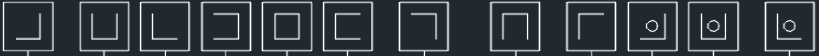
#> input picture simbolos.png, 1638 x 112 px (shown at 1/2 size)
$ python lectura_por_camara.py
#> lines starting #> are read from the running program, lines starting #| are printed output that depends on the picture; after the words box and inside, x2 and y2 are one past the last pixel; in counts of white or black regions, pixels touching at a corner belong together
import cv2
import numpy as np

def create_symbol_dict(image_path):
    # Leer la imagen
#> called with image_path = 'simbolos.png'
    img = cv2.imread(image_path, cv2.IMREAD_GRAYSCALE)
#> img: shape (112, 1638); min 39, max 255, mean 59

    # Binarizar la imagen
    _, binary = cv2.threshold(img, 128, 255, cv2.THRESH_BINARY_INV)
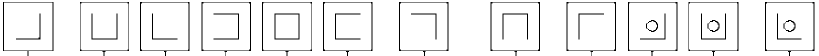
#> binary: shape (112, 1638) (shown at 1/2 size); 94.2% white; black in thin lines or dots

    # Encontrar contornos
    contours, _ = cv2.findContours(binary, cv2.RETR_EXTERNAL, cv2.CHAIN_APPROX_SIMPLE)
#> contours = 13 contours; largest, box (x1, y1, x2, y2) and area: (0, 0, 1638, 112) 62259, (8, 5, 105, 101) 9120, (1378, 5, 1475, 101) 9110, (526, 5, 623, 101) 9110, (161, 5, 257, 101) 9011

    symbols = []
    for contour in contours:
        x, y, w, h = cv2.boundingRect(contour)
        symbol = binary[y:y+h, x:x+w]
        symbols.append(symbol)
#> this loop made 13 passes
#> (x, y, w, h) on passes 1, 2, 3, 4, 5, 6, 7, 8, 9, 10, 11, 13: (1532, 5, 95, 96), (1378, 5, 97, 96), (1258, 5, 95, 96), (1135, 5, 95, 96), (983, 5, 95, 96), (800, 5, 95, 96), (648, 5, 95, 96), (526, 5, 97, 96), (405, 5, 95, 96), (282, 5, 95, 96), (161, 5, 96, 96), (0, 0, 1638, 112)
#> (contour, x, y, w, h) on pass 12: ([[8, 5], [8, 100], [104, 100], [104, 5]], 8, 5, 97, 96)
#> pass 1, in create_symbol_dict, `symbol = binary[y:y+h, x:x+w]`:
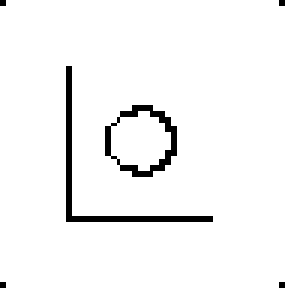
#> symbol: shape (96, 95) (shown 3 times larger); 96% white; black in thin lines or dots
#> pass 3, in create_symbol_dict, `symbol = binary[y:y+h, x:x+w]`:
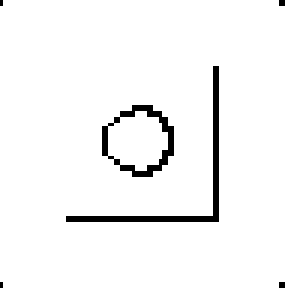
#> symbol: shape (96, 95) (shown 3 times larger); 96.1% white; black in thin lines or dots
#> after the loop, symbols = 13 items

    # Crear diccionario de símbolos
    symbol_dict = {}
    for i, symbol in enumerate(symbols):
        symbol_dict[i] = cv2.resize(symbol, (50, 50))  # Redimensionar para consistencia
#> this loop made 13 passes
#> after the loop, symbol_dict = 13 items

    return symbol_dict

def match_symbol(frame, symbol_dict):
    # Preprocesar el frame
    gray = cv2.cvtColor(frame, cv2.COLOR_BGR2GRAY)
    _, binary = cv2.threshold(gray, 128, 255, cv2.THRESH_BINARY_INV)

    # Encontrar contornos
    contours, _ = cv2.findContours(binary, cv2.RETR_EXTERNAL, cv2.CHAIN_APPROX_SIMPLE)

    if contours:
        # Tomar el contorno más grande
        largest_contour = max(contours, key=cv2.contourArea)
        x, y, w, h = cv2.boundingRect(largest_contour)

        # Extraer el símbolo
        symbol = binary[y:y+h, x:x+w]

        # Redimensionar para comparar
        symbol = cv2.resize(symbol, (50, 50))

        # Comparar con los símbolos del diccionario
        best_match = None
        best_score = float('inf')

        for index, dict_symbol in symbol_dict.items():
            score = np.sum(np.abs(symbol.astype(int) - dict_symbol.astype(int)))

            if score < best_score:
                best_score = score
                best_match = index

        return best_match

    return None

# Crear el diccionario de símbolos
image_path = 'simbolos.png'  # Reemplaza esto con la ruta real de tu imagen
symbol_dict = create_symbol_dict(image_path)
#> symbol_dict = 13 items

# Iniciar la captura de video
cap = cv2.VideoCapture(0)

while True:
    ret, frame = cap.read()
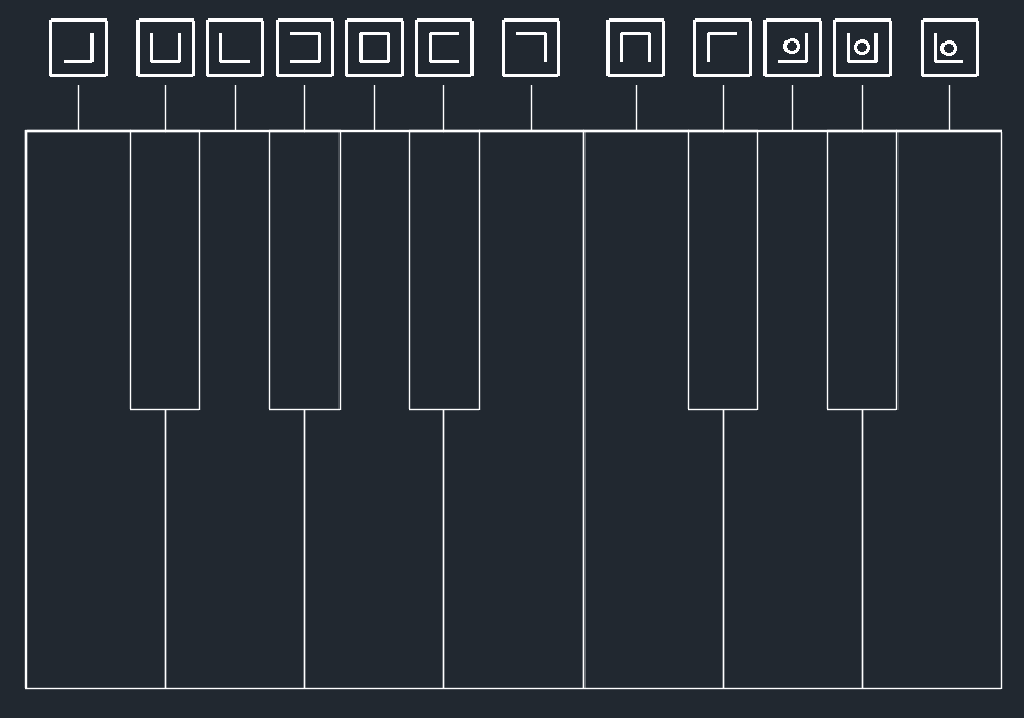
#> input picture image.png, 1024 x 718 px, given in place of the camera
#> frame is the input picture: shape (718, 1024, 3); mean B, G, R 55.4, 47.7, 41
    if not ret:
        break

    # Voltear el frame horizontalmente para efecto espejo
    frame = cv2.flip(frame, 1)

    # Encontrar el símbolo en el frame
    matched_index = match_symbol(frame, symbol_dict)
#> in match_symbol, `_, binary = cv2.threshold(gray, 128, 255, cv2.THRESH_BINARY_INV)`:
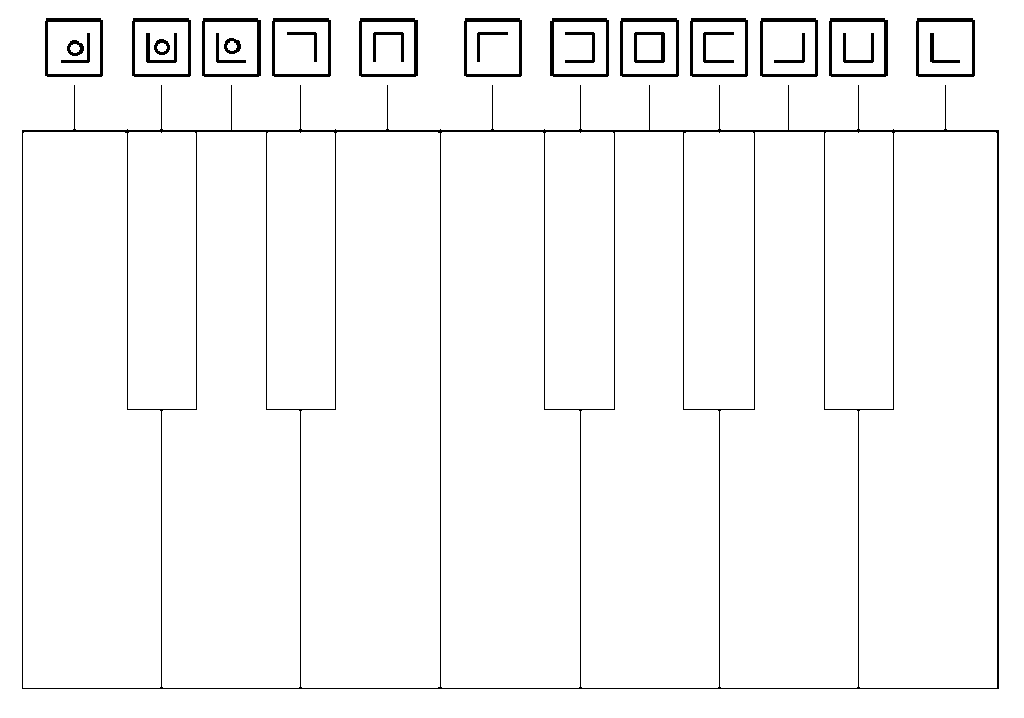
#> binary: shape (718, 1024); 97% white; 28 black regions, largest, box (x1, y1, x2, y2) and area: (22, 85, 999, 689) 10280, (202, 18, 261, 77) 764, (359, 18, 418, 77) 764
#> in match_symbol, `contours, _ = cv2.findContours(binary, cv2.RETR_EXTERNAL, cv2.CHAIN_AP..`: contours = [[[0, 0], [0, 717], [1023, 717], [1023, 0]]]
#> in match_symbol, `largest_contour = max(contours, key=cv2.contourArea)`: largest_contour = [[0, 0], [0, 717], [1023, 717], [1023, 0]]
#> in match_symbol, `x, y, w, h = cv2.boundingRect(largest_contour)`: x = 0; w = 1024; h = 718
#> in match_symbol, `symbol = cv2.resize(symbol, (50, 50))`:
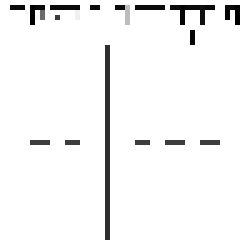
#> symbol: shape (50, 50) (shown 5 times larger); min 0, max 255, mean 245
#> the loop in match_symbol, `for index, dict_symbol in symbol_dict.items():` made 13 passes
#> (score, best_score) on passes 1, 3, 4, 10, 12: (48695, 48695), (48666, 48666), (40167, 40167), (39937, 39937), (38685, 38685)
#> score on passes 2, 5, 6, 7, 8, 9: 54225, 47476, 40167, 46428, 51856, 46658
#> after the loop in match_symbol, `for index, dict_symbol in symbol_dict.items():`: best_match = 11; best_score = 38685
#> matched_index = 11

    # Mostrar el resultado
    if matched_index is not None:
        cv2.putText(frame, f"Indice: {matched_index}", (50, 50),
                    cv2.FONT_HERSHEY_SIMPLEX, 1, (0, 255, 0), 2)
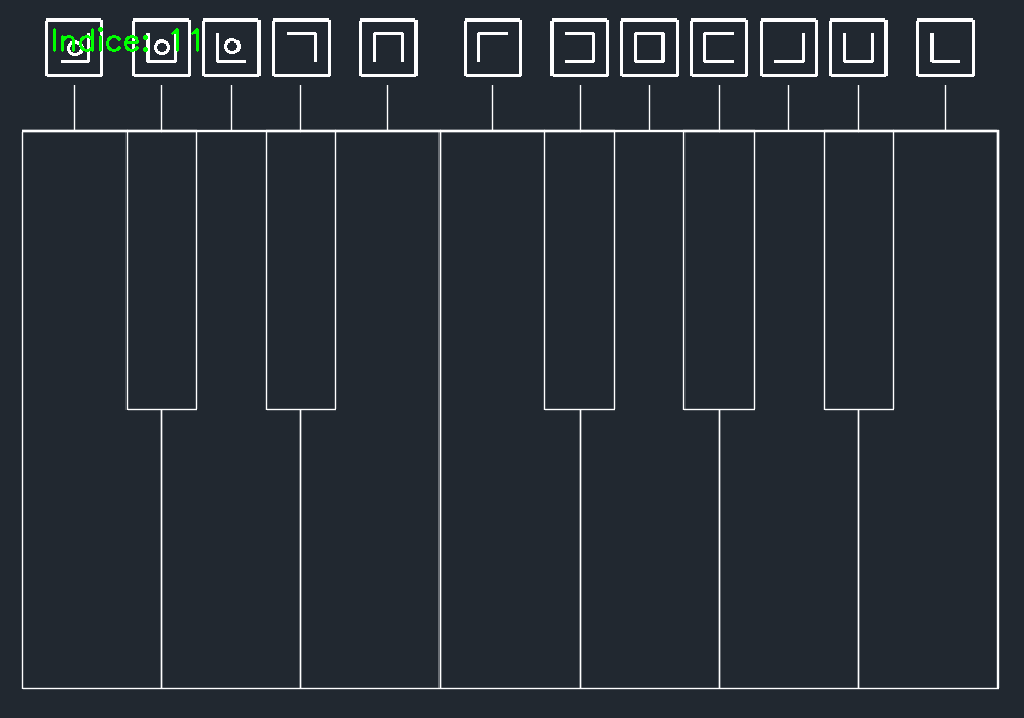
#> frame: shape (718, 1024, 3); mean B, G, R 55.3, 47.9, 40.9

    cv2.imshow('Reconocimiento de Simbolos', frame)

    if cv2.waitKey(1) & 0xFF == ord('q'):
#> (key q is pressed here)
        break

cap.release()
cv2.destroyAllWindows()
